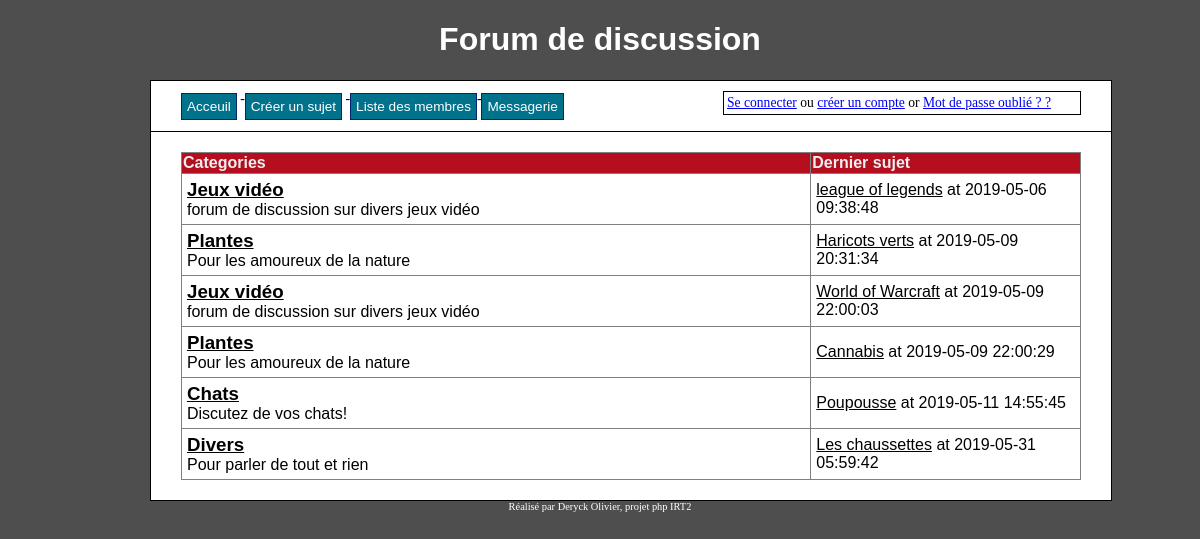
The app's page /codeSource/index.php with its own data.
### tables this page shows
CREATE TABLE IF NOT EXISTS `topics` (
  `topic_id` int(8) NOT NULL AUTO_INCREMENT,
  `topic_subject` varchar(255) NOT NULL,
  `topic_date` datetime NOT NULL,
  `topic_cat` int(8) NOT NULL,
  `topic_by` int(8) NOT NULL,
  PRIMARY KEY (`topic_id`),
  KEY `topic_cat` (`topic_cat`),
  KEY `topic_by` (`topic_by`)
);

CREATE TABLE IF NOT EXISTS `categories` (
  `cat_id` int(8) NOT NULL AUTO_INCREMENT,
  `cat_name` varchar(255) NOT NULL,
  `cat_description` varchar(255) NOT NULL,
  PRIMARY KEY (`cat_id`),
  UNIQUE KEY `cat_name_unique` (`cat_name`)
);

### codeSource/index.php (the view)
<?php
$page="index";
include 'php/connect.php';
include 'php/header.php';
$sql =$con->prepare( "SELECT *
        FROM
            categories, topics JOIN (select max(topic_date) as date, topic_id as id from topics group by topic_id) as latest on topic_date= latest.date and topics.topic_id=id where topic_cat=cat_id ORDER BY date asc ");
$result =$sql->execute();
if(!$result)
{
    echo 'The categories could not be displayed, please try again later.';
}
else
{
    if($sql->rowCount() == 0)
    {
        echo 'No categories defined yet.';
    }
    else
    {
        echo '<table border="1">
              <tr>
                <th>Categories</th>
                <th>Dernier sujet</th>
              </tr>';
        while($row = $sql->fetch(PDO::FETCH_ASSOC))
        {
            echo '<tr>';
                echo '<td class="leftpart">';
                    echo '<h3><a href="php/category.php?id='.$row['cat_id'].'">' . $row['cat_name'] . '</a></h3>' . $row['cat_description'];
                echo '</td>';
                echo '<td class="rightpart">';
                            echo '<a href="php/topic.php?id='.$row['id'].'">'.$row['topic_subject'].'</a> at '. $row['date'];
                echo '</td>';
            echo '</tr>';
        }
		echo'</table>';
    }
}
include 'php/footer.php';
?>

### codeSource/php/header.php (shortened to what this page needs)
<!DOCTYPE html >
<html lang="fr">
<head>
	<?php
	if(isset($page) && $page=="index"){
		echo'<link rel="stylesheet" href="css/style.css" type="text/css">';
		$hrefindex="index.php";
		$hreflogout="php/logout.php";
		$hreflogin="php/signin.php";
		$hrefsignup="php/signup.php";
		$hrefeditprof="php/editprof.php";
		$hreftopic="php/create_topic.php";
		$hrefmember="php/members_list.php";
		$hrefadminpanel="php/admin.php";
		$hrefmsg="php/messagerie.php";
		$hrefforget="php/forget.php";
	}
	?>
</head>
<body>
<h1>Forum de discussion</h1>
    <div id="wrapper">
    <div id="menu">
		<?php
			echo'<a class="item" href="'.$hrefindex.'">Acceuil</a> ';
			echo'-<a class="item" href="'.$hreftopic.'">Créer un sujet</a> ';
			echo'-<a class="item" href="'.$hrefmember.'">Liste des membres</a>';
			echo'-<a class="item" href="'.$hrefmsg.'">Messagerie</a>';
		?>
        <?php
			echo'<div id="userbar">';
				if (isset($_SESSION['signed_in']) && $_SESSION['signed_in'])
				{
					echo 'Bonjour, ' . $_SESSION['user_name'] . '. Ce n\'est pas vous? <a href="'.$hreflogout.'">se déconnecter</a> <br> <a href="'.$hrefeditprof.'">Modifier votre profile</a>' ;
					if($_SESSION['user_level']==1){
					echo'   <a href="'.$hrefadminpanel.'">Admin panel</a>';
					}
				}
				else
				{
					echo '<a href="'.$hreflogin.'">Se connecter</a> ou <a href="'.$hrefsignup.'">créer un compte</a> or <a href="'.$hrefforget.'">Mot de passe oublié ? ?</a>';
				}
			echo'</div> </div>';
		?>
        <div id="content">

### codeSource/php/footer.php
</div>
 </body>
<footer>Réalisé par Deryck Olivier, projet php IRT2</footer>
</html>

### codeSource/css/style.css (style rules this page uses)
body { background-color: #4E4E4E; text-align: center; }
#wrapper { width: 900px; margin: 0 auto; }
#content { background-color: #fff; border: 1px solid #000; float: left; font-family: Arial; padding: 20px 30px; text-align: left; width: 100%; }
#menu { float: left; border: 1px solid #000; border-bottom: none; clear: both; width:100%; height:40px; padding: 0 30px; background-color: #FFF; text-align: left; font-size: 85%; padding-top:10px; }
#userbar { border:1px solid ; padding:3px; float: right; width: 350px; }
table { border-collapse: collapse; width: 100%; }
table a { color: #000; }
th { background-color: #B40E1F; color: #F0F0F0; }
td { padding: 5px; }
h1, #footer { font-family: Arial; color: white; }
h3 { margin: 0; padding: 0; }
.item { background-color: #00728B; border: 1px solid #032472; color: #FFF; font-family: Arial; padding: 5px; text-decoration: none; }
#menu .item { margin: 0; position:relative; top: 20%; -ms-transform: translateY(-50%); transform: translateY(-50%); }
.leftpart { width: 70%; }
.rightpart { width: 30%; }
footer { Width: 100%; font-size: 65%; padding: 3px 0 0 0; color:white; }

### records on screen
topics: topic_cat.cat_name "Jeux vidéo", topic_cat.cat_description "forum de discussion sur divers jeux vidéo", topic_subject "league of legends", date "2019-05-06 09:38:48"
topics: topic_cat.cat_name "Plantes", topic_cat.cat_description "Pour les amoureux de la nature", topic_subject "Haricots verts", date "2019-05-09 20:31:34"
topics: topic_cat.cat_name "Jeux vidéo", topic_cat.cat_description "forum de discussion sur divers jeux vidéo", topic_subject "World of Warcraft", date "2019-05-09 22:00:03"
topics: topic_cat.cat_name "Plantes", topic_cat.cat_description "Pour les amoureux de la nature", topic_subject "Cannabis", date "2019-05-09 22:00:29"
topics: topic_cat.cat_name "Chats", topic_cat.cat_description "Discutez de vos chats!", topic_subject "Poupousse", date "2019-05-11 14:55:45"
topics: topic_cat.cat_name "Divers", topic_cat.cat_description "Pour parler de tout et rien", topic_subject "Les chaussettes", date "2019-05-31 05:59:42"
